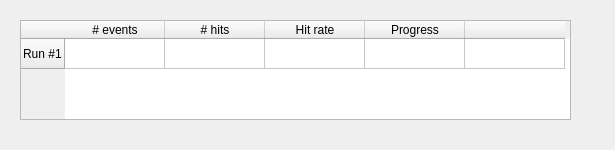
<?xml version="1.0" encoding="UTF-8"?>
<ui version="4.0">
 <class>Form</class>
 <widget class="QWidget" name="Form">
  <property name="geometry">
   <rect>
    <x>0</x>
    <y>0</y>
    <width>615</width>
    <height>150</height>
   </rect>
  </property>
  <property name="windowTitle">
   <string>Form</string>
  </property>
  <widget class="QTableWidget" name="tableWidget">
   <property name="geometry">
    <rect>
     <x>20</x>
     <y>20</y>
     <width>551</width>
     <height>100</height>
    </rect>
   </property>
   <property name="minimumSize">
    <size>
     <width>411</width>
     <height>100</height>
    </size>
   </property>
   <property name="rowCount">
    <number>1</number>
   </property>
   <property name="columnCount">
    <number>5</number>
   </property>
   <row>
    <property name="text">
     <string>Run #1</string>
    </property>
   </row>
   <column>
    <property name="text">
     <string># events</string>
    </property>
   </column>
   <column>
    <property name="text">
     <string># hits</string>
    </property>
   </column>
   <column>
    <property name="text">
     <string>Hit rate</string>
    </property>
   </column>
   <column>
    <property name="text">
     <string>Progress</string>
    </property>
   </column>
   <column>
    <property name="text">
     <string/>
    </property>
   </column>
  </widget>
 </widget>
 <resources/>
 <connections/>
</ui>
